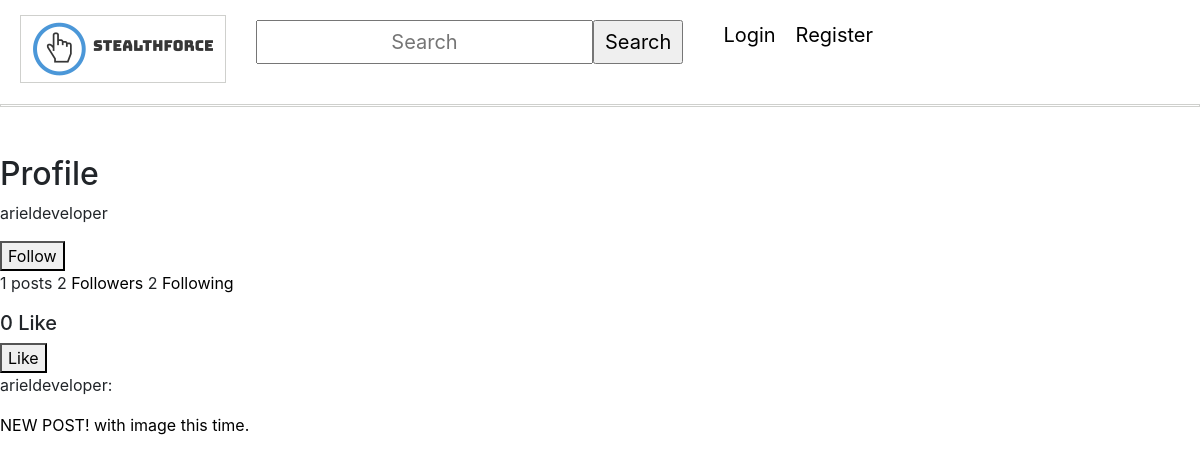
The app's page /user/arieldeveloper/, older data.
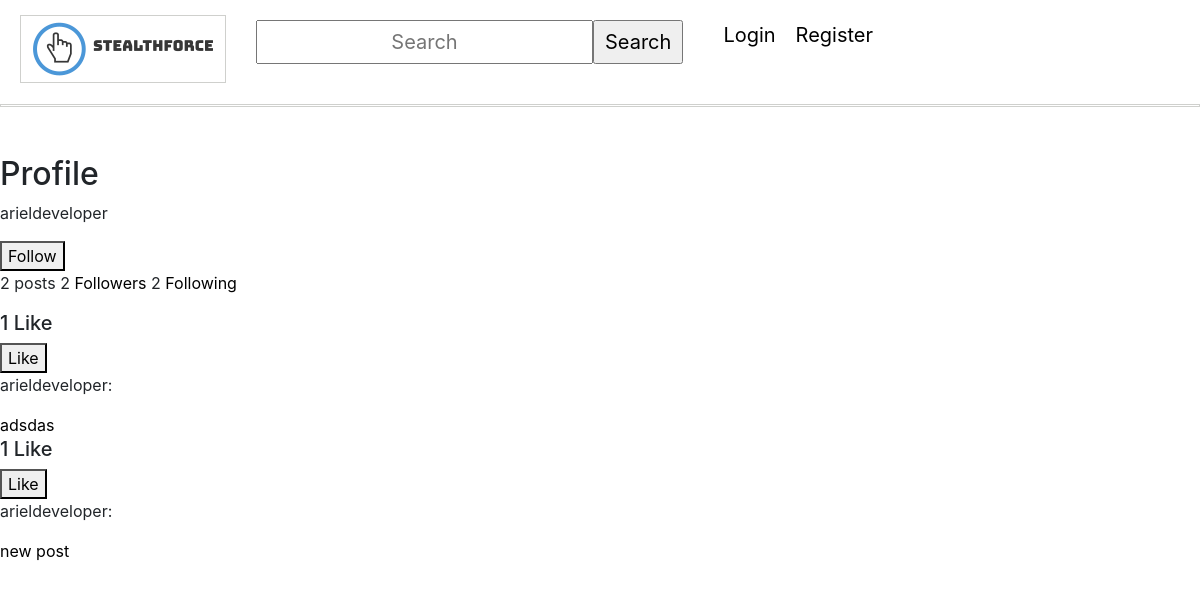
The same page, newer data.
### feed/models.py (models this page shows, shortened)
class FeedItem(models.Model):
    caption = models.CharField(max_length=255, blank=True, null=True) #Allow user
    owner = models.ForeignKey(User, on_delete=models.CASCADE)
    created_time = models.DateTimeField(auto_now_add=True)
    updated_time = models.DateTimeField(auto_now_add=True)
    image = models.ImageField(null=True, blank=True)
    liked = models.ManyToManyField(User, default=None, blank=True, related_name='liked')
    @property
    def number_of_likes(self):
        return self.liked.all().count()

### users/models.py (models this page shows, shortened)
class Account(AbstractBaseUser):
    email = models.EmailField(verbose_name="email", max_length=60, unique=True)
    username = models.CharField(max_length=30, unique=True)
    date_joined = models.DateTimeField(verbose_name='date joined', auto_now_add=True)
    last_login = models.DateTimeField(verbose_name='last login', auto_now=True)
    is_admin = models.BooleanField(default=False)
    is_staff = models.BooleanField(default=False)
    is_superuser = models.BooleanField(default=False)
    is_active = models.BooleanField(default=True)
    followers = models.ManyToManyField("Account", blank=True, symmetrical=False, related_name="people_followers")
    following = models.ManyToManyField("Account", blank=True, symmetrical=False, related_name="people_following")
    profile_picture = models.ImageField(null=True, blank=True, default = 'static/default.png')
    USERNAME_FIELD = 'email' #allows user to login with email instead of username/id
    REQUIRED_FIELDS = ['username']
    objects = MyAccountManager()

### users/views.py (the view)
# urls.py: path('user/<str:username>/', user_views.user_profile_view, name='profile'),
def user_profile_view(request, username):
    user_being_viewed = get_object_or_404(User, username=username)
    posts = FeedItem.objects.filter(owner=user_being_viewed)
    if 'follow' in request.POST or 'unfollow' in request.POST:
        follow_or_unfollow(user_being_viewed, request.user)
    elif 'message' in request.POST:
        pass
    context = {
        'request_user': request.user,
        'user_viewed': user_being_viewed,
        'user_posts': posts,
    }
    return render(request, "users/profile.html", context)

### users/templates/users/profile.html (shortened to what this page needs)
{% extends 'main_app/base.html' %}
{% block body %}
<h2>Profile</h2>
    <p>{{ user_viewed.username }}  </p>
        {% if request_user.username == user_viewed.username %}
            <form method="get" action="/accounts/edit/">
                <button type="submit">Edit Profile</button>
            </form>
        {% else %}
            <form method="POST" action="">
                {% if request_user in user_viewed.followers.all %}
                    <button type="submit" name="unfollow">Unfollow</button>
                    <button type="submit" name="message">Message</button>
                {% else %}
                    <button type="submit" name="follow">Follow</button>
                    {% endif %}
            </form>
        {% endif %}
    <p>{{ user_posts.count }} posts {{ user_viewed.followers.count }} <a href="/user/{{ user_viewed.username }}/followers">Followers</a> {{ user_viewed.following.count }} <a href="/user/{{ user_viewed.username }}/following">Following</a></p>
     {% for user_post in user_posts %}
         <h5>{{ user_post.number_of_likes }} Like</h5>
        <form action = "{% url 'like' %}" method="POST">
            {% if user not in user_post.liked.all %}
                <button type="submit">Like</button>
            {% else %}
                <button type="submit">Unlike</button>
            {% endif %}
            <p> {{ user_post.owner.username }}:</p> <a href="{% url 'feed-detail' user_post.id %}"> {{ user_post.caption }}</a>
        </form>
    {% endfor %}
{% endblock %}

Row changes from the older to the newer data that the page shows:
removed FeedItem: number_of_likes "0", shows "Like", owner.username "arieldeveloper", caption "NEW POST! with image this time."
added FeedItem: number_of_likes "1", shows "Like", owner.username "arieldeveloper", caption "adsdas"
added FeedItem: number_of_likes "1", shows "Like", owner.username "arieldeveloper", caption "new post"
Text that changed along with them:
{{ user_posts.count }}: "1" → "2"
